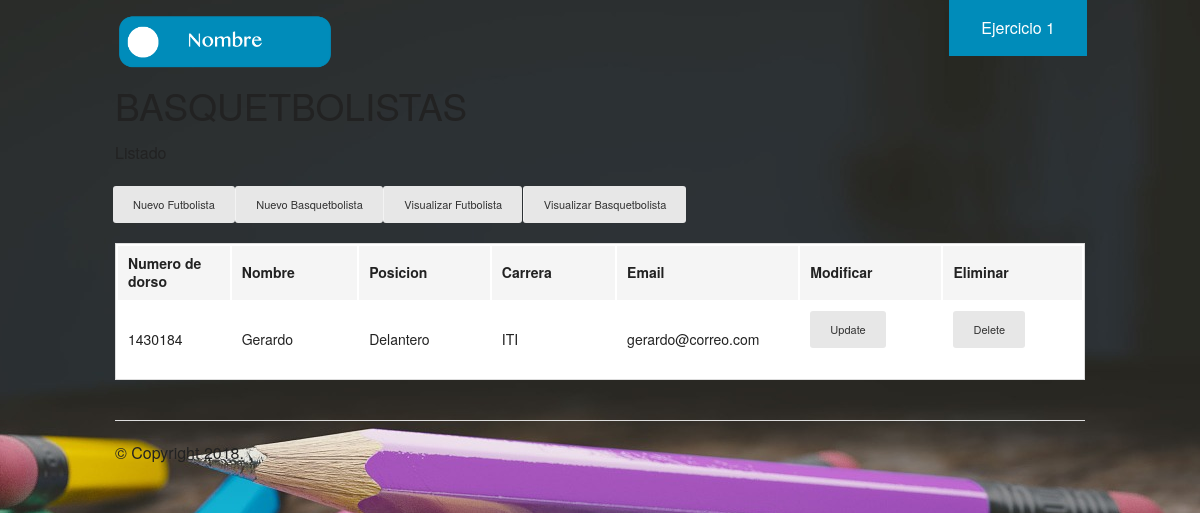
Page /Practica6/Ejercicio2/listado.php on the committed database.
### tables this page shows
CREATE TABLE `basquetbolistas` (
  `id` int(11) NOT NULL,
  `nombre` varchar(50) NOT NULL,
  `posicion` varchar(30) NOT NULL,
  `carrera` varchar(30) NOT NULL,
  `email` varchar(50) NOT NULL
);

### Practica6/Ejercicio2/consultas.php (called while the page is built, shortened)
<?php
require_once('../conexion.php');
function contar($tipo){
    GLOBAL $pdo;
    if ($tipo==1) {
        $sql='SELECT COUNT(*) as total_users FROM futbolista';
    }else{
        $sql='SELECT COUNT(*) as total_users FROM basquetbolistas';
    }
$statement=$pdo->prepare($sql);
$statement->execute();
$results=$statement->fetchAll();
return $total_users=$results[0]['total_users'];
}
function mostrar($tipo){
    GLOBAL $pdo;
    if ($tipo==1) {
        $sql='SELECT * FROM futbolista';
    }else{
        $sql='SELECT * FROM basquetbolistas';
    }
$statement=$pdo->prepare($sql);
$statement->execute();
$results=$statement->fetchAll();
return $user=$results;
}

### Practica6/Ejercicio2/listado.php (the view, shortened to what this page needs)
<!doctype html>
<html class="no-js" lang="en">
  <head>
    <link rel="stylesheet" href="./css/foundation.css" />
  </head>
  <body  style="background: 50% 50% ; background-image: url(img/Fondo.jpg); ">
    <?php require_once('header.php'); ?>
    <div class="row">
 <?php if ($tipo==1) {?>
      <div class="large-12 columns">
        <h2 ">FUTBOLISTAS</h2>
      <?php }else { ?>
        <div class="large-12 columns">
        <h2 ">BASQUETBOLISTAS</h2>
     <?php }  ?>
     <P> Listado</P>
     <ul class=" button-group">
          <li><a href="index.php" class="button radius tiny secondary" >Nuevo Futbolista</a></li>
          <li><a href="index_.php" class="button radius tiny secondary" >Nuevo Basquetbolista</a></li>
          <li><a href="listado.php?tipo=1" class="button radius tiny secondary" >Visualizar Futbolista</a></li>
          <li><a href="listado.php?tipo=2" class="button radius tiny secondary" >Visualizar Basquetbolista</a></li>
        </ul>
      </div>
      <div class="large-12 columns" >
        <div class="section-container tabs" data-section>
          <section class="section">
            <div class="content" data-slug="panel1">
              <table>
                <thead>
                  <tr>
                    <th width="200">Numero de dorso</th>
                    <th width="250">Nombre</th>
                    <th width="250">Posicion</th>
                    <th width="250">Carrera</th>
                    <th width="250">Email</th>
                    <th width="250">Modificar</th>
                    <th width="250">Eliminar</th>
                  </tr>
                </thead>
                <tbody>
                  <?php
                    require_once('consultas.php');
                    $total_users=contar($tipo);
                    $user=mostrar($tipo);
                   if($total_users){
                   for($i=0;$i<$total_users;$i++){ ?>
                  <tr>
                    <td><?php echo $user[$i]['id'] ?></td>
                    <td><?php echo $user[$i]['nombre'] ?></td>
                    <td><?php echo $user[$i]['posicion'] ?></td>
                    <td><?php echo $user[$i]['carrera'] ?></td>
                    <td><?php echo $user[$i]['email'] ?></td>
                    <td><a href="./update.php?id=<?php echo $user[$i]['id'] ?>&tipo=<?php echo $tipo ?>" class="button radius tiny secondary">Update</a></td>
                     <td><a href="./delete.php?id=<?php echo $user[$i]['id'] ?>&tipo=<?php echo $tipo ?>" class="button radius tiny secondary">Delete</a></td>
                  </tr>
                  <?php } ?>
              <?php }else{ ?>
                <tr>
                  <td>No hay registros</td>
                </tr>
              <?php }  ?>
              </tbody>
              </table>
            </div>
          </section>
        </div>
      </div>
    </div>
    <?php require_once('./footer.php'); ?>

### rows in the picture
basquetbolistas: id "1430184", nombre "Gerardo", posicion "Delantero", carrera "ITI", email "gerardo@correo.com"
